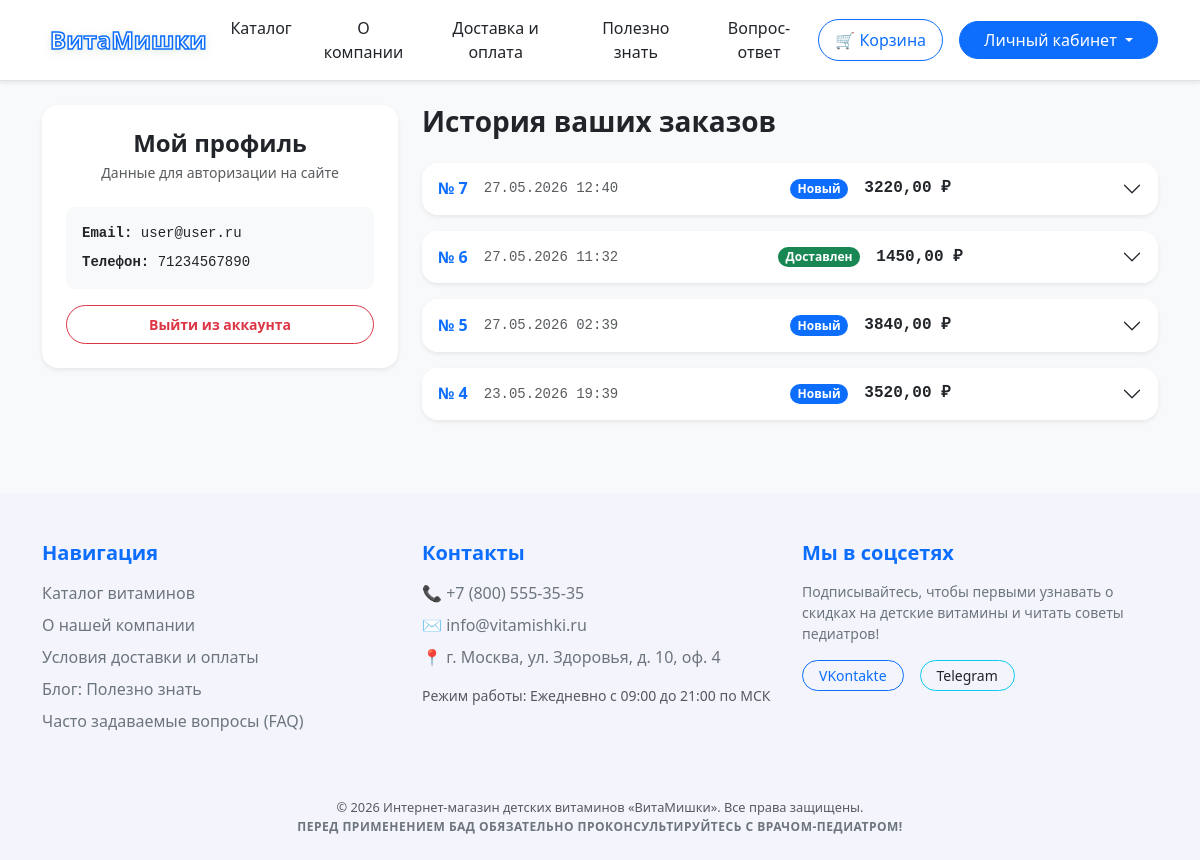
The app's page /profile/ (signed in) with its own data.
### website/models.py (models this page shows, shortened)
class User(AbstractUser):
    email = models.EmailField("Email", unique=True)
    phone = models.CharField("Телефон", max_length=20, blank=True, null=True)
    is_phone_verified = models.BooleanField(default=False)
    USERNAME_FIELD = 'email'
    REQUIRED_FIELDS = ['username']
    class Meta:
        verbose_name = "Пользователь"
        verbose_name_plural = "Пользователи"

class Order(models.Model):
    STATUS_CHOICES = [
        ('new', 'Новый'),
        ('paid', 'Оплачен'),
        ('assembling', 'Сборка заказа (проверка срока годности)'),
        ('sent', 'Передан в доставку'),
        ('completed', 'Доставлен'),
        ('canceled', 'Отменен'),
    ]
    user = models.ForeignKey(
        settings.AUTH_USER_MODEL,
        on_delete=models.PROTECT,
        related_name='orders',
        verbose_name="Покупатель"
    )
    status = models.CharField("Статус", max_length=20, choices=STATUS_CHOICES, default='new')
    delivery_address = models.TextField("Адрес доставки")
    receiver_name = models.CharField("Имя получателя", max_length=255)
    receiver_phone = models.CharField("Телефон получателя", max_length=20)
    comment = models.TextField("Комментарий к заказу", blank=True, null=True)
    total_cost = models.DecimalField("Итоговая стоимость", max_digits=10, decimal_places=2, default=0.00)
    created_at = models.DateTimeField("Дата создания", auto_now_add=True)
    updated_at = models.DateTimeField("Дата изменения", auto_now=True)
    class Meta:
        verbose_name = "Заказ"
        verbose_name_plural = "Заказы"
        ordering = ['-created_at']

### website/views.py (the view)
# urls.py: path('profile/', ProfileOrdersView.as_view(), name='profile'),
class ProfileOrdersView(LoginRequiredMixin, ListView):
    model = Order
    template_name = 'profile.html'
    context_object_name = 'orders'
    login_url = 'auth_request'
    def get_queryset(self):
        return (Order.objects
                .filter(user=self.request.user)
                .prefetch_related('items__variant__product')
                .order_by('-created_at'))

### website/templates/profile.html (shortened to what this page needs)
{% extends 'base.html' %}
{% block content %}
<div class="row g-4">
    <aside class="col-lg-4">
        <div class="card shadow-sm border-0 rounded-4 p-4 bg-white text-center">
            <h4 class="fw-bold text-dark mb-1">Мой профиль</h4>
            <p class="text-muted small mb-4">Данные для авторизации на сайте</p>
            <div class="text-start bg-light p-3 rounded-3 mb-3 small font-monospace text-break">
                <div class="mb-2"><strong>Email:</strong> {{ user.email }}</div>
                <div><strong>Телефон:</strong> {{ user.phone|default:"Не указан" }}</div>
            </div>
            <a href="{% url 'logout' %}" class="btn btn-outline-danger w-100 rounded-pill fw-bold btn-sm py-2">
                Выйти из аккаунта
            </a>
        </div>
    </aside>
    <section class="col-lg-8">
        <h3 class="fw-bold text-dark mb-4">История ваших заказов</h3>
        {% if orders %}
            <div class="accordion d-flex flex-column gap-3" id="ordersAccordion">
                {% for order in orders %}
                    <div class="accordion-item border-0 rounded-4 shadow-sm overflow-hidden bg-white">
                        <h2 class="accordion-header" id="heading{{ order.id }}">
                            <button class="accordion-button collapsed bg-white p-3 d-flex flex-wrap align-items-center gap-3 text-dark"
                                    type="button"
                                    data-bs-toggle="collapse"
                                    data-bs-target="#collapse{{ order.id }}">
                                <span class="fw-bold text-primary">№ {{ order.id }}</span>
                                <span class="text-muted small font-monospace">{{ order.created_at|date:"d.m.Y H:i" }}</span>
                                <span class="badge
                                    {% if order.status == 'new' %}bg-primary
                                    {% elif order.status == 'paid' or order.status == 'completed' %}bg-success
                                    {% elif order.status == 'canceled' %}bg-danger
                                    {% else %}bg-warning text-dark{% endif %} rounded-pill ms-sm-auto small">
                                    {{ order.get_status_display }}
                                </span>
                                <span class="fw-bold text-dark font-monospace ms-auto ms-sm-0">{{ order.total_cost }} ₽</span>
                            </button>
                        </h2>
                    </div>
                {% endfor %}
            </div>
        {% endif %}
    </section>
</div>
{% endblock %}

### records on screen
User: email "user@user.ru", phone "71234567890"
Order: id "7", created_at "27.05.2026 12:40", status "Новый", total_cost "3220,00"
Order: id "6", created_at "27.05.2026 11:32", status "Доставлен", total_cost "1450,00"
Order: id "5", created_at "27.05.2026 02:39", status "Новый", total_cost "3840,00"
Order: id "4", created_at "23.05.2026 19:39", status "Новый", total_cost "3520,00"
